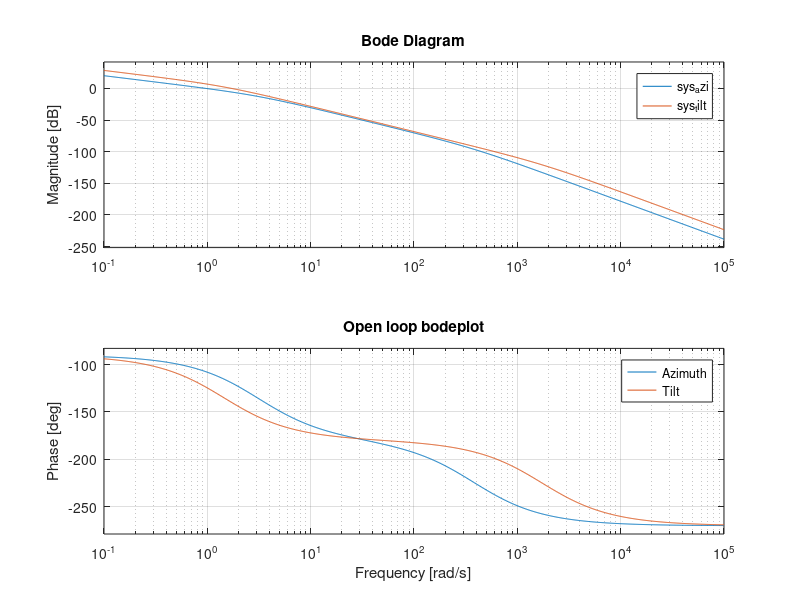

Source code (MATLAB): (Note: this script raises an error after producing the figure.)
%% bodeplot
clc
close all;
clear all;

s=tf('s');
sys_azi=(17.63*10^3)/(s*((7.73*s+3.97)*(724.31+1.88*s)+17.63*810.90));
sys_tilt=(404.91* 10^3)/(s*((15.44*s + 5.16)*(6.73* 10^3 + 3.87*s) + 404.91*285.57));

figure;
bode(sys_azi, sys_tilt)
title('Open loop bodeplot');
legend('Azimuth', 'Tilt');


%% P-controller
d_azi=24.83;
d_tilt=4.32;

CL_azi=(d_azi*sys_azi)/(1+d_azi*sys_azi);
CL_tilt=(d_tilt*sys_tilt)/(1+d_tilt*sys_tilt);

figure;
step(CL_azi, CL_tilt, RespConfig('StepAmplitude', 180));
title('Closed loop step response');
legend('Azimuth', 'Tilt');
